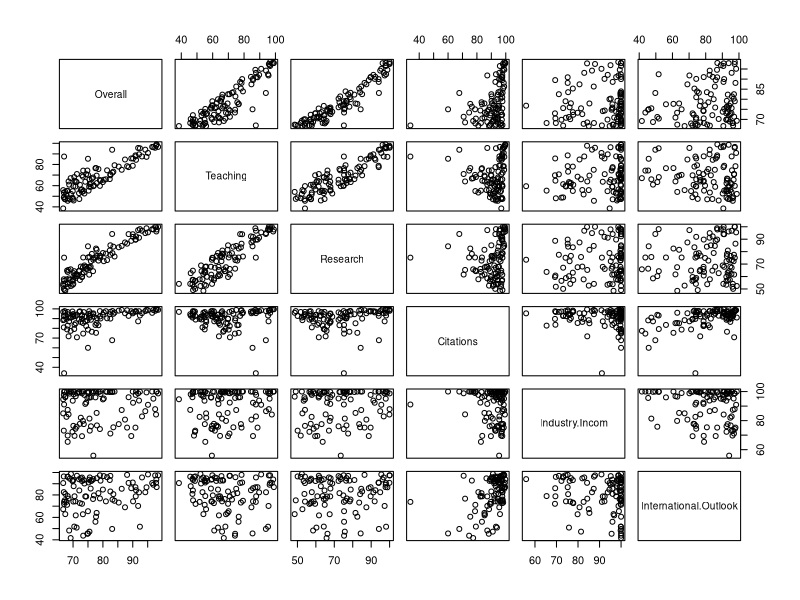
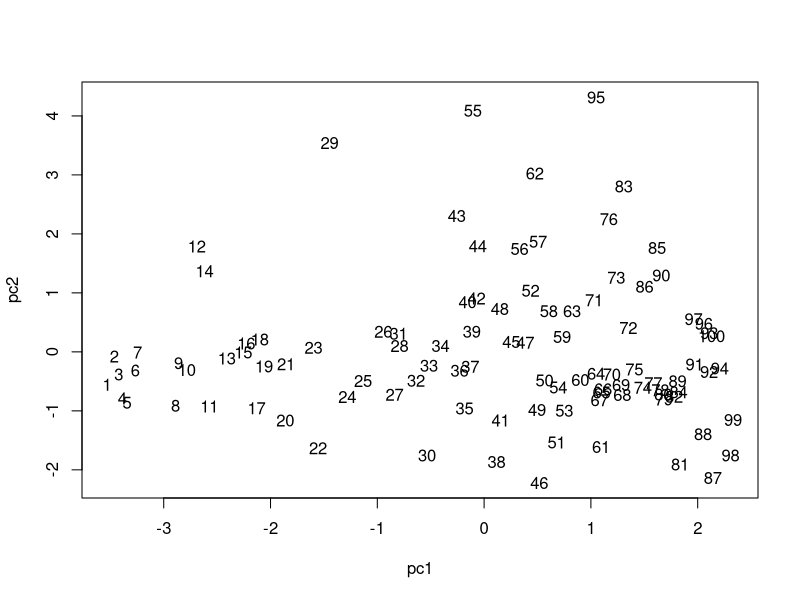
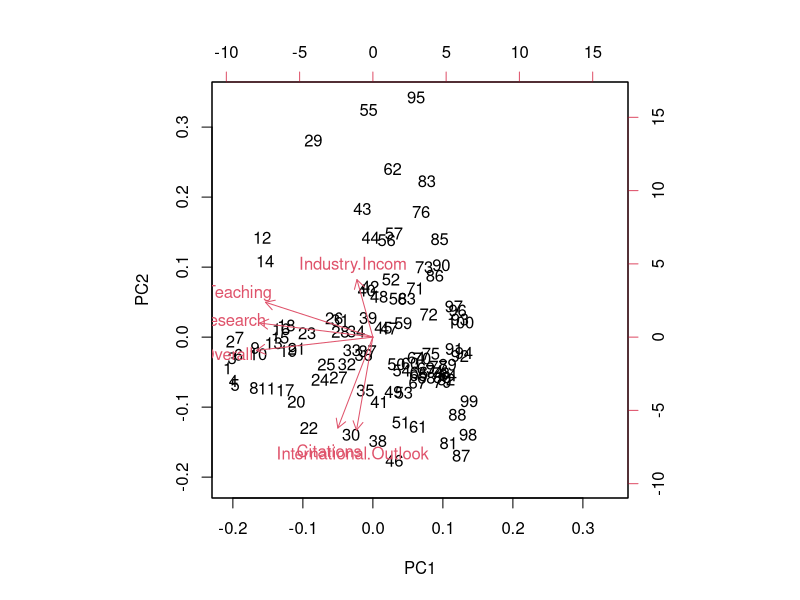
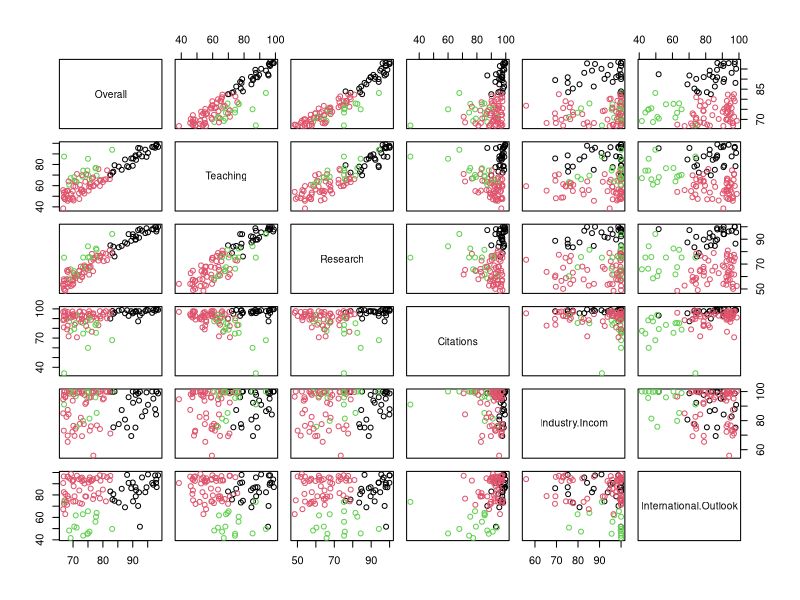
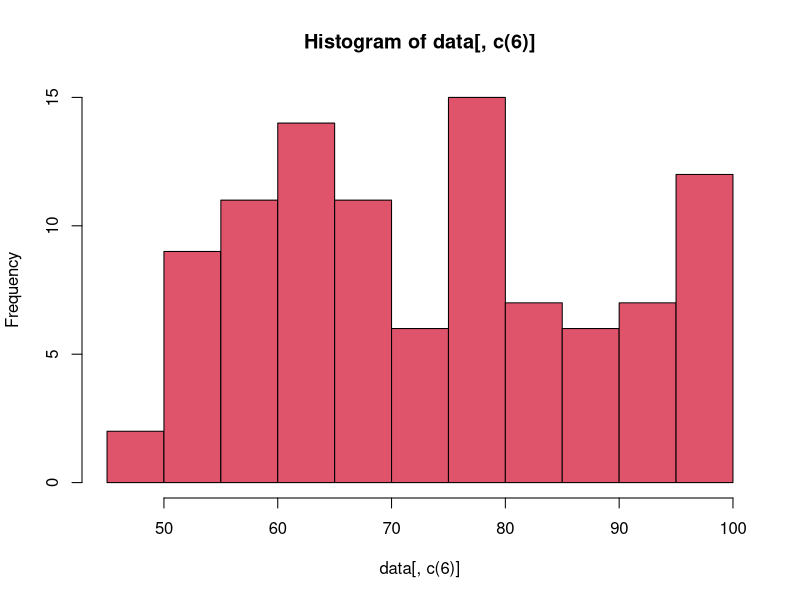
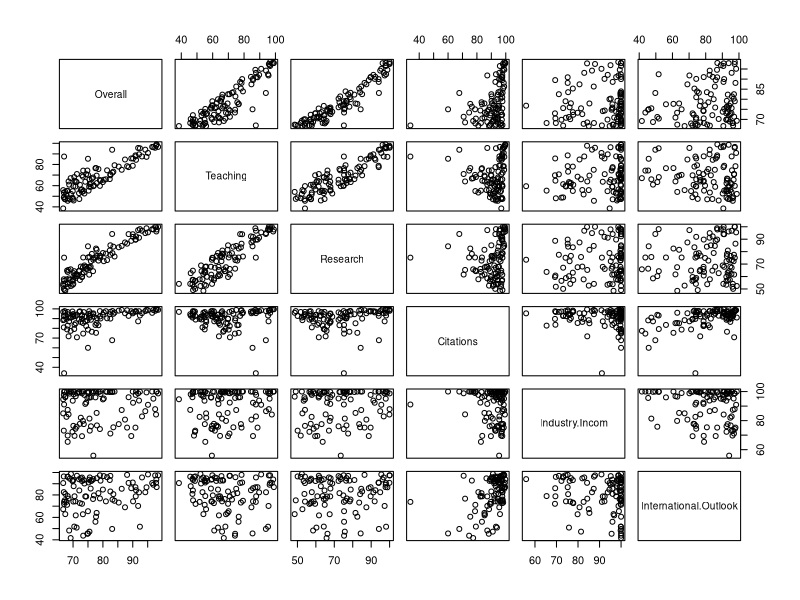
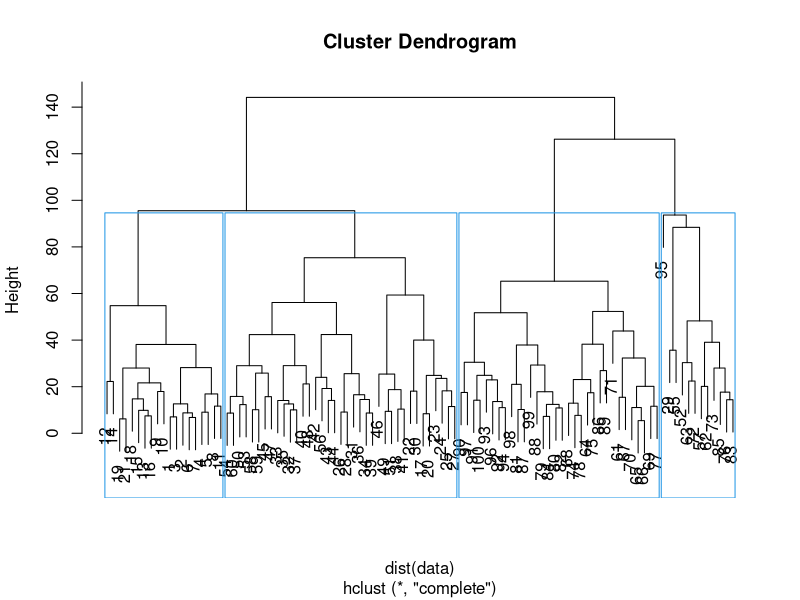
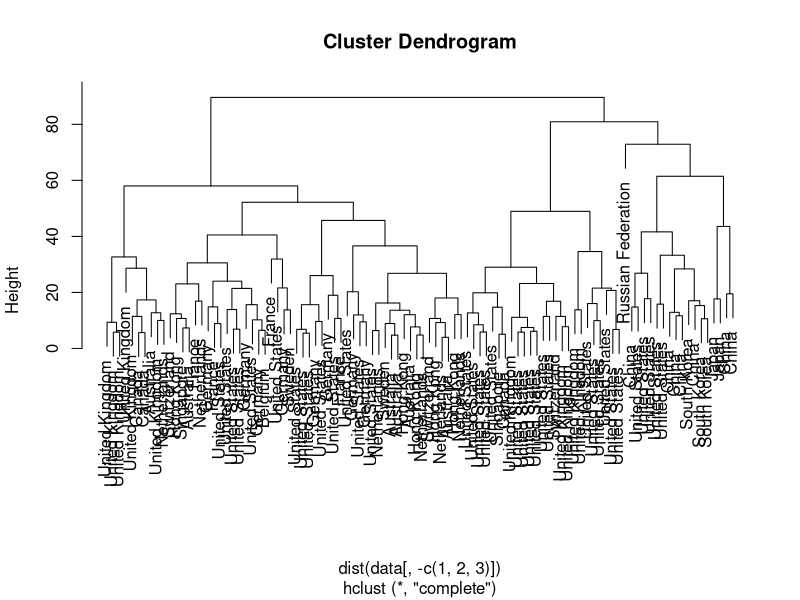

Recreate these plots in R, in order.
data<-read.csv("../Data/THE2024.csv" ,row.names = 1)
head(data)


pairs(data[,c(4,5,6,7,8,9)])
summary(data)#ようやく統計量
cor(data[,c(4,5,6,7,8,9)])#相関係数



pca <- prcomp(data[-c(1,2,3)], scale=TRUE)
pc1<-pca$x[,1]
pc2<-pca$x[,2]
plot(pc1,pc2,cex=0)
text(pc1,pc2,labels=rownames(data))
biplot(pca)

km <- kmeans(data[,-c(1,2,3)], center=3, nstart=50)
km$cluster
pairs(data[,-c(1,2,3)], col=km$cluster)

hist(data[,c(6)], col=2)



data<-read.csv("../Data/THE2024.csv" ,row.names = 1)
head(data)


pairs(data[,c(4,5,6,7,8,9)])

summary(data)#ようやく統計量

cor(data[,c(4,5,6,7,8,9)])#相関係数

data<-read.csv("../Data/THE2024.csv" ,row.names = 1)
head(data)

hc<-hclust(dist(data))
plot(hc)
rect.hclust(hc,k=4, border=4)
data<-read.csv("../Data/THE2024.csv" ,row.names = 1)
head(data)

head(data)
hc<-hclust(dist(data[,-c(1,2,3)]))
plot(hc,labels=data[,3])
